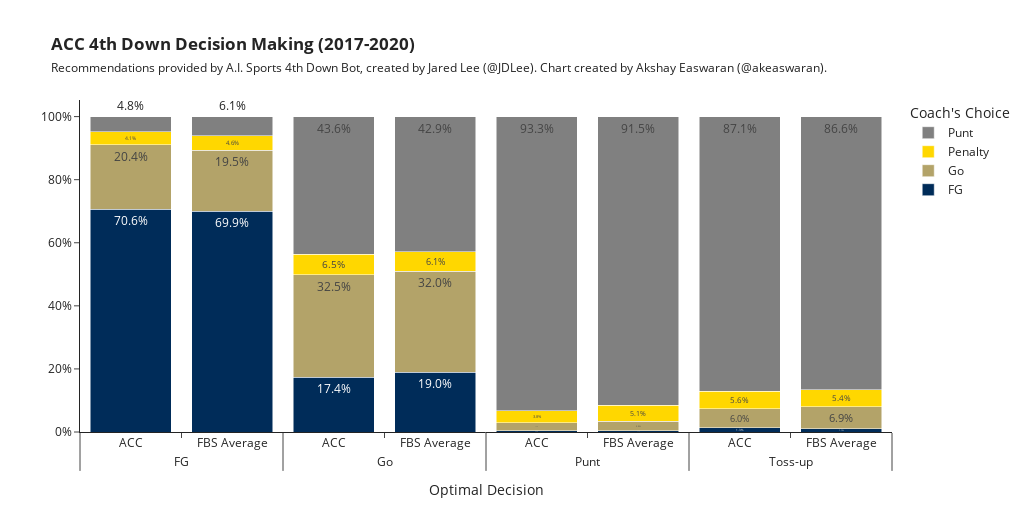

Notebook code for this chart:
### Code cell
fig = go.Figure()

fig.update_layout(
    template="simple_white",
    xaxis=dict(title_text="Optimal Decision"),
    yaxis=dict(tickformat=".0%"),
    barmode="stack",
    title='<b>ACC 4th Down Decision Making (2017-2020)</b><br><span style="color:#222;font-size:12px;">Recommendations provided by A.I. Sports 4th Down Bot, created by Jared Lee (<a href="https://twitter.com/JDLee">@JDLee</a>). Chart created by Akshay Easwaran (<a href="https://twitter.com/akeaswaran">@akeaswaran</a>).</span>',
    legend_title="Coach's Choice",
    width=1024,
    height=512
)


colors = ['#002c59', '#B3A369','gold', 'gray']
recommendation_ids = ["FG","Go","Penalty","Punt"]

for r, c in zip(acc_df.choice.unique(), colors):
    plot_df = acc_df[(acc_df.choice == r)]
    fig.add_trace(
        go.Bar(x=[plot_df.recommendation, plot_df.conference], y=plot_df.value, text=plot_df.percentage, textposition='auto', name=r, marker_color=c),
    )    
    
fig

### Figure 1 — Plotly figure (JSON) as saved in the notebook; plotly's stock layout.template omitted (floating-point values rounded to 4 significant figures)
{"data": [{"marker": {"color": "#002c59"}, "name": "FG", "text": ["70.6%", "17.4%", "0.4%", "1.3%", "69.9%", "19.0%", "0.4%", "1.1%"], "textposition": "auto", "type": "bar", "x": [["FG", "Go", "Punt", "Toss-up", "FG", "Go", "Punt", "Toss-up"], ["ACC", "ACC", "ACC", "ACC", "FBS Average", "FBS Average", "FBS Average", "FBS Average"]], "y": [0.7063, 0.1739, 0.004202, 0.01289, 0.6993, 0.19, 0.003522, 0.0106]}, {"marker": {"color": "#B3A369"}, "name": "Go", "text": ["20.4%", "32.5%", "2.5%", "6.0%", "19.5%", "32.0%", "3.0%", "6.9%"], "textposition": "auto", "type": "bar", "x": [["FG", "Go", "Punt", "Toss-up", "FG", "Go", "Punt", "Toss-up"], ["ACC", "ACC", "ACC", "ACC", "FBS Average", "FBS Average", "FBS Average", "FBS Average"]], "y": [0.2044, 0.3252, 0.02521, 0.06017, 0.1945, 0.3201, 0.0302, 0.06949]}, {"marker": {"color": "gold"}, "name": "Penalty", "text": ["4.1%", "6.5%", "3.8%", "5.6%", "4.6%", "6.1%", "5.1%", "5.4%"], "textposition": "auto", "type": "bar", "x": [["FG", "Go", "Punt", "Toss-up", "FG", "Go", "Punt", "Toss-up"], ["ACC", "ACC", "ACC", "ACC", "FBS Average", "FBS Average", "FBS Average", "FBS Average"]], "y": [0.0414, 0.06459, 0.03782, 0.05587, 0.04559, 0.06134, 0.05125, 0.054]}, {"marker": {"color": "gray"}, "name": "Punt", "text": ["4.8%", "43.6%", "93.3%", "87.1%", "6.1%", "42.9%", "91.5%", "86.6%"], "textposition": "auto", "type": "bar", "x": [["FG", "Go", "Punt", "Toss-up", "FG", "Go", "Punt", "Toss-up"], ["ACC", "ACC", "ACC", "ACC", "FBS Average", "FBS Average", "FBS Average", "FBS Average"]], "y": [0.04787, 0.4363, 0.9328, 0.8711, 0.06057, 0.4285, 0.915, 0.8659]}], "layout": {"barmode": "stack", "height": 512, "legend": {"title": {"text": "Coach's Choice"}}, "title": {"text": "<b>ACC 4th Down Decision Making (2017-2020)</b><br><span style=\"color:#222;font-size:12px;\">Recommendations provided by A.I. Sports 4th Down Bot, created by Jared Lee (<a href=\"https://twitter.com/JDLee\">@JDLee</a>). Chart created by Akshay Easwaran (<a href=\"https://twitter.com/akeaswaran\">@akeaswaran</a>).</span>"}, "width": 1024, "xaxis": {"title": {"text": "Optimal Decision"}}, "yaxis": {"tickformat": ".0%"}}}
